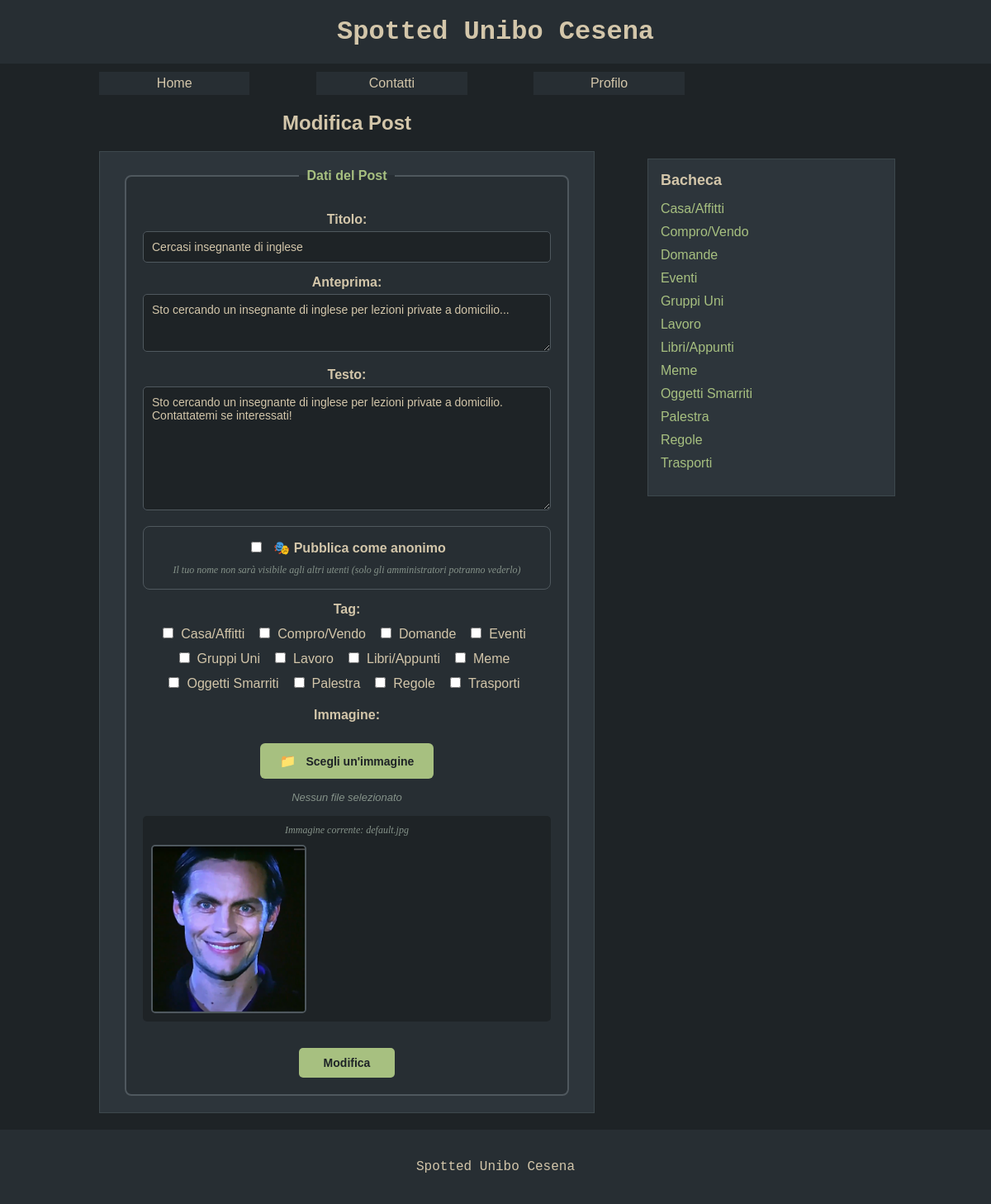
/gestisci-posts.php?azione=2&id=23 (signed in), run on the app's committed database.
### tables this page shows
CREATE TABLE IF NOT EXISTS `post` (
  `idpost` INT NOT NULL AUTO_INCREMENT,
  `titolopost` VARCHAR(100) NOT NULL,
  `testopost` MEDIUMTEXT NOT NULL,
  `datapost` DATE NOT NULL,
  `anteprimapost` TINYTEXT NOT NULL,
  `imgpost` VARCHAR(100) NOT NULL,
  `likes` INT NOT NULL DEFAULT 0,
  `anonimo` TINYINT NOT NULL DEFAULT 0,
  `utente` INT NOT NULL,
  PRIMARY KEY (`idpost`),
  INDEX `fk_post_utente_idx` (`utente` ASC),
  CONSTRAINT `fk_post_utente`
    FOREIGN KEY (`utente`)
    REFERENCES `utente` (`idutente`)
    ON DELETE NO ACTION
    ON UPDATE NO ACTION
);

CREATE TABLE IF NOT EXISTS `tag` (
  `idtag` INT NOT NULL AUTO_INCREMENT,
  `nometag` VARCHAR(50) NOT NULL,
  PRIMARY KEY (`idtag`),
  UNIQUE INDEX `nometag_UNIQUE` (`nometag` ASC)
);

### gestisci-posts.php (called while the page is built, shortened)
<?php
require_once 'bootstrap.php';
$templateParams["titolo"] = "Spotted Unibo Cesena - Gestisci Post";
$azione = -1;
if(isset($_GET["azione"])){
    $azione = $_GET["azione"];
}
switch($azione){
    case 1:
    case 2:
    case 3:
        $templateParams["nome"] = "admin-form.php";
        $templateParams["azione"] = $azione;
        if($azione == 1){
            $templateParams["post"] = getEmptyPost();
        }
        else{
            $idpost = $_GET["id"];
            $templateParams["post"] = $dbh->getPostById($idpost)[0];
        }
        break;
}
require 'template/base.php';
?>

### utils/functions.php (called while the page is built, shortened)
<?php
function isUserLoggedIn(){
    return !empty($_SESSION['idutente']);
}
function getAction($action){
    $result = "";
    switch($action){
        case 2:
            $result = "Modifica";
            break;
    }
    return $result;
}
?>

### db/database.php (called while the page is built, shortened)
<?php
class DatabaseHelper{
    private $db;
    public function __construct($servername, $username, $password, $dbname, $port){
        $this->db = new mysqli($servername, $username, $password, $dbname, $port);
    }
    public function getPostById($id){
        $query = "SELECT p.idpost, p.titolopost, p.imgpost, p.testopost, p.anteprimapost, p.datapost, p.likes, p.anonimo, p.utente as idutente,
                  u.nome, u.amministratore
                  FROM post p
                  JOIN utente u ON p.utente = u.idutente
                  WHERE p.idpost=?";
        $stmt = $this->db->prepare($query);
        $stmt->bind_param('i', $id);
        $stmt->execute();
        $result = $stmt->get_result();
        return $result->fetch_all(MYSQLI_ASSOC);
    }
    public function getTags(){
        $query = "SELECT idtag, nometag FROM tag ORDER BY nometag ASC";
        $stmt = $this->db->prepare($query);
        $stmt->execute();
        $result = $stmt->get_result();
        return $result->fetch_all(MYSQLI_ASSOC);
    }
    public function getTagsByPostId($idpost){
        $query = "SELECT tag.idtag, tag.nometag
                  FROM tag, post_tag
                  WHERE post_tag.post=? AND post_tag.tag=tag.idtag";
        $stmt = $this->db->prepare($query);
        $stmt->bind_param('i', $idpost);
        $stmt->execute();
        $result = $stmt->get_result();
        return $result->fetch_all(MYSQLI_ASSOC);
    }
}
?>

### bootstrap.php (called while the page is built, shortened)
<?php
require_once("utils/functions.php");
require_once("db/database.php");
$dbh = new DatabaseHelper("localhost", "root", "", "spotted_db", 3306);
?>

### template/admin-form.php (the view, shortened to what this page needs)
<h2><?php echo getAction($templateParams["azione"]); ?> Post</h2>
<form action="processa-post.php" method="POST" enctype="multipart/form-data">
    <fieldset>
        <legend>Dati del Post</legend>
        <label for="titolopost">Titolo:</label>
        <input type="text" id="titolopost" name="titolopost"
               value="<?php echo isset($templateParams["post"]["titolopost"]) ? $templateParams["post"]["titolopost"] : ''; ?>"
               <?php if($templateParams["azione"]==3){echo "readonly";} ?> required />
        <label for="anteprimapost">Anteprima:</label>
        <textarea id="anteprimapost" name="anteprimapost" rows="3"
                  <?php if($templateParams["azione"]==3){echo "readonly";} ?> required><?php echo isset($templateParams["post"]["anteprimapost"]) ? $templateParams["post"]["anteprimapost"] : ''; ?></textarea>
        <label for="testopost">Testo:</label>
        <textarea id="testopost" name="testopost" rows="8"
                  <?php if($templateParams["azione"]==3){echo "readonly";} ?> required><?php echo isset($templateParams["post"]["testopost"]) ? $templateParams["post"]["testopost"] : ''; ?></textarea>
        <?php if($templateParams["azione"]!=3): ?>
            <div class="anonimo-option">
                <input type="checkbox" id="anonimo" name="anonimo" value="1"
                       <?php if(isset($templateParams["post"]["anonimo"]) && $templateParams["post"]["anonimo"]){echo "checked";} ?> />
                <label for="anonimo">🎭 Pubblica come anonimo</label>
                <p class="anonimo-hint">Il tuo nome non sarà visibile agli altri utenti (solo gli amministratori potranno vederlo)</p>
            </div>
            <label>Tag:</label>
            <?php
            $allTags = $dbh->getTags();
            $postTags = isset($templateParams["post"]["idpost"]) && $templateParams["post"]["idpost"] != "" ? $dbh->getTagsByPostId($templateParams["post"]["idpost"]) : array();
            $postTagIds = array_column($postTags, 'idtag');
            foreach($allTags as $tag):
            ?>
            <div class="tag-checkbox">
                <input type="checkbox" id="tag_<?php echo $tag["idtag"]; ?>" name="tags[]" value="<?php echo $tag["idtag"]; ?>"
                       <?php if(in_array($tag["idtag"], $postTagIds)){echo "checked";} ?> />
                <label for="tag_<?php echo $tag["idtag"]; ?>"><?php echo $tag["nometag"]; ?></label>
            </div>
            <?php endforeach; ?>
        <?php endif; ?>
        <?php if($templateParams["azione"]!=3): ?>
            <label for="imgpost">Immagine:</label>
            <div class="file-input-wrapper">
                <label for="imgpost" class="file-input-label">
                    <span class="file-icon">📁</span>
                    <span class="file-text">Scegli un'immagine</span>
                </label>
                <span class="file-name" id="file-name">Nessun file selezionato</span>
            </div>
            <?php if(!empty($templateParams["post"]["imgpost"])): ?>
                <p class="current-image">
                    Immagine corrente: <?php echo $templateParams["post"]["imgpost"]; ?>
                    <img src="<?php echo UPLOAD_DIR.$templateParams["post"]["imgpost"]; ?>" alt="Preview" class="image-preview" />
                </p>
            <?php endif; ?>
        <?php endif; ?>
        <button type="submit"><?php echo getAction($templateParams["azione"]); ?></button>
    </fieldset>
</form>

### template/base.php (shortened to what this page needs)
<!DOCTYPE html>
<html lang="it">
<head>
    <link rel="stylesheet" href="./css/style.css" />
</head>
<body>
    <header>
        <h1>Spotted Unibo Cesena</h1>
    </header>
    <nav>
        <ul>
            <li><a href="index.php">Home</a></li>
            <li><a href="contatti.php">Contatti</a></li>
            <?php if(isUserLoggedIn()): ?>
            <li><a href="profilo.php">Profilo</a></li>
            <?php else: ?>
            <li><a href="login.php">Login</a></li>
            <?php endif; ?>
        </ul>
    </nav>
    <main>
    <?php
    if(isset($templateParams["nome"])){
        require("template/".$templateParams["nome"]);
    }
    ?>
    </main>
    <aside>
        <section>
            <h2>Bacheca</h2>
            <ul>
                <?php
                $tags = $dbh->getTags();
                foreach($tags as $tag):
                ?>
                <li><a href="tag.php?id=<?php echo $tag["idtag"]; ?>"><?php echo $tag["nometag"]; ?></a></li>
                <?php endforeach; ?>
            </ul>
        </section>
    </aside>
    <footer>
        <p>Spotted Unibo Cesena</p>
    </footer>
</body>
</html>

### data on the page
post: titolopost "Cercasi insegnante di inglese", anteprimapost "Sto cercando un insegnante di inglese per lezioni private a domicilio...", testopost "Sto cercando un insegnante di inglese per lezioni private a domicilio. Contattatemi se interessati!", imgpost "default.jpg", imgpost (placeholder picture)
tag: nometag "Casa/Affitti"
tag: nometag "Compro/Vendo"
tag: nometag "Domande"
tag: nometag "Eventi"
tag: nometag "Gruppi Uni"
tag: nometag "Lavoro"
tag: nometag "Libri/Appunti"
tag: nometag "Meme"
tag: nometag "Oggetti Smarriti"
tag: nometag "Palestra"
tag: nometag "Regole"
tag: nometag "Trasporti"

### other printed values
getAction($templateParams["azione"]) "Modifica"
